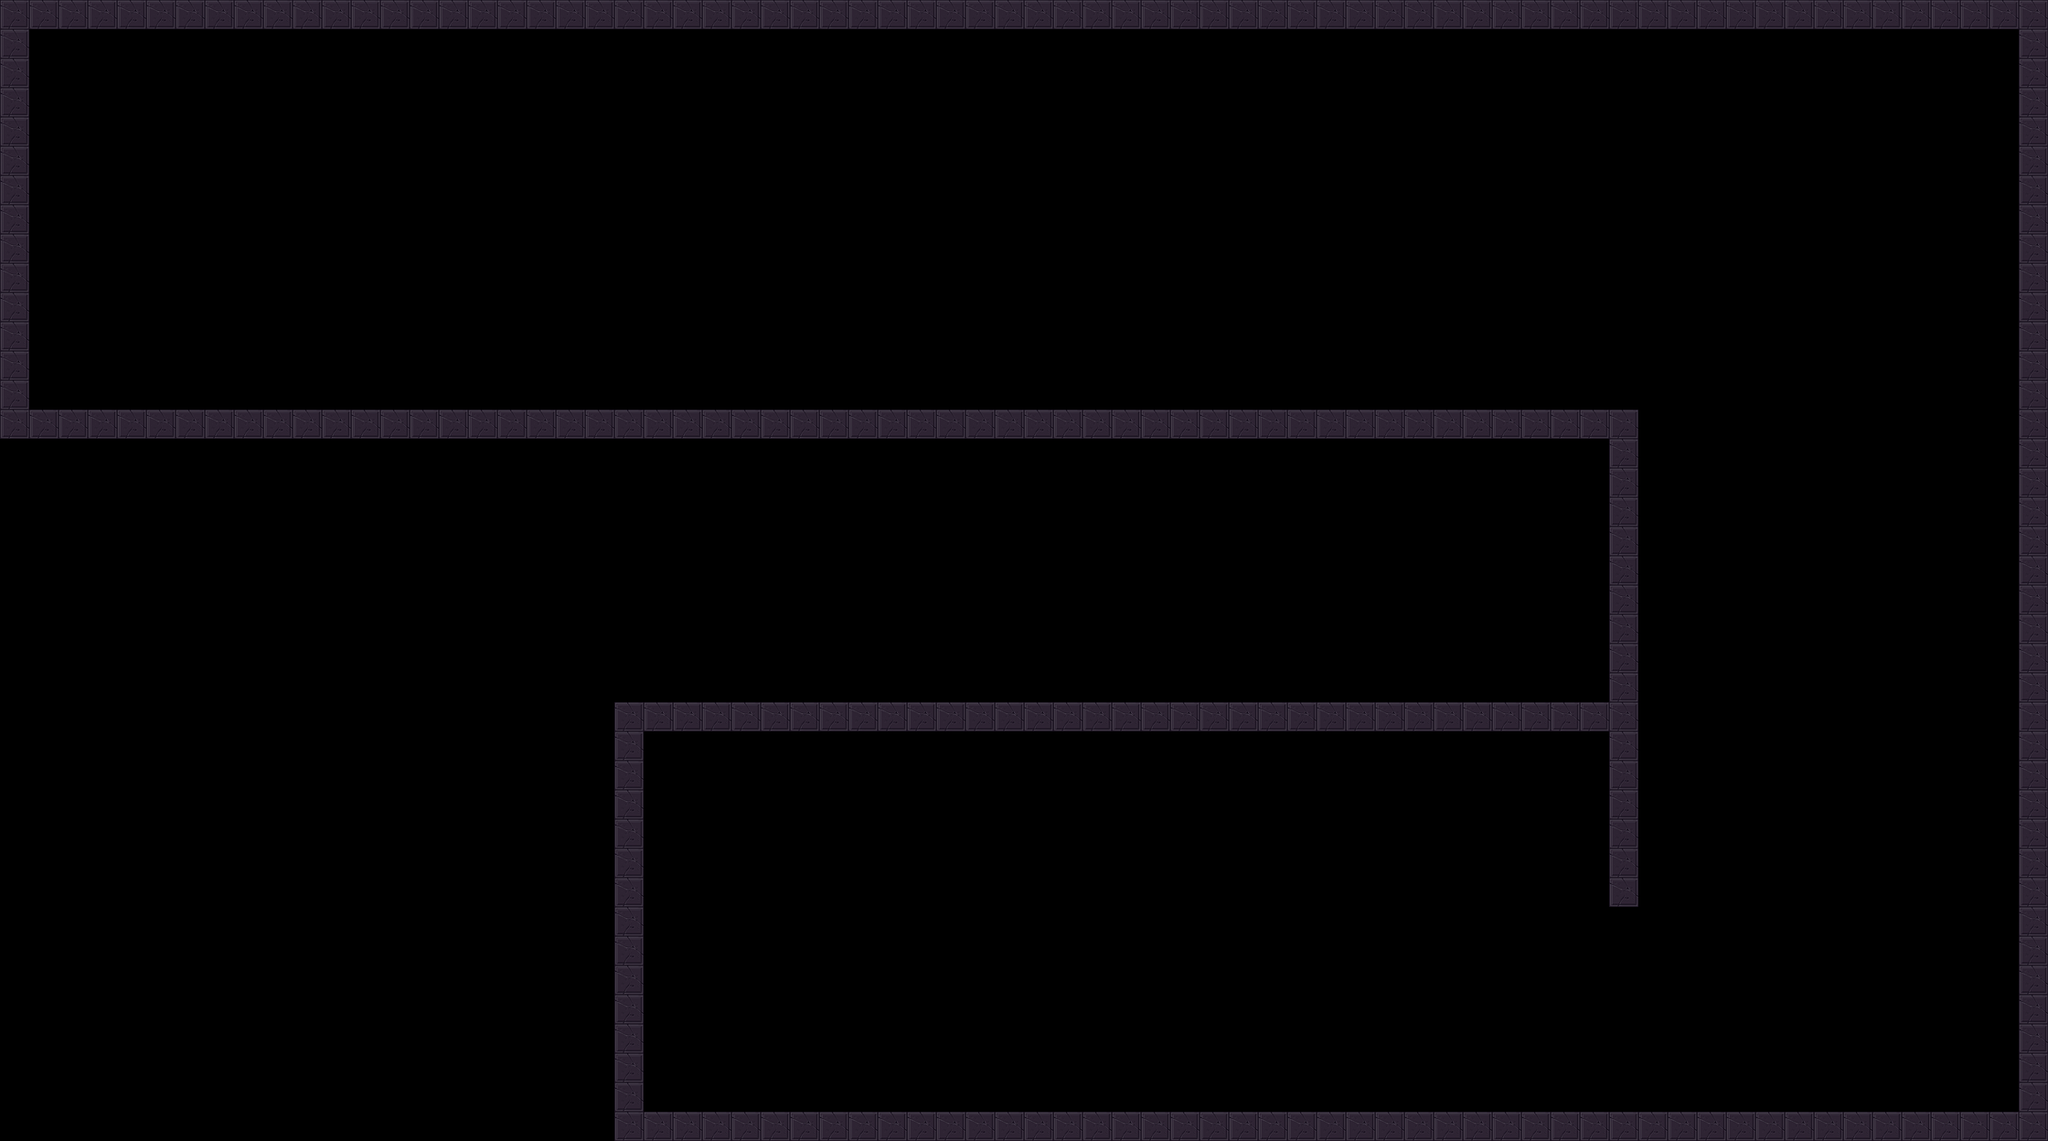

This game map was drawn from its Tiled (.tmx) file and the tilesets committed beside it. A one-line description and the trimmed map source follow:
An orthogonal 70x39 tile map with 32x32 px tiles, 3 tile layers (background, foreground, platformm), 3 tilesets.

<map version="1.0" orientation="orthogonal" width="70" height="39" tilewidth="32" tileheight="32">
 <tileset firstgid="1" name="tile_ground" tilewidth="32" tileheight="32">
  <image source="tile_ground.png" width="512" height="160" />
 </tileset>
 <tileset firstgid="81" name="tile_spikes" tilewidth="32" tileheight="32">
  <image source="tile_spikes.png" width="150" height="32" />
 </tileset>
 <tileset firstgid="85" name="metatiles32x32" tilewidth="32" tileheight="32">
  <image source="metatiles32x32.png" width="160" height="32" />
 </tileset>
 <layer name="background" width="70" height="39">
  <data>[2730 cells, 0 non-empty, 0 distinct tile ids]</data>
 </layer>
 <layer name="foreground" width="70" height="39">
  <data>[2730 cells, 288 non-empty, 1 distinct tile ids]</data>
 </layer>
 <layer name="platformm" width="70" height="39">
  <data>[2730 cells, 0 non-empty, 0 distinct tile ids]</data>
 </layer>
</map>
